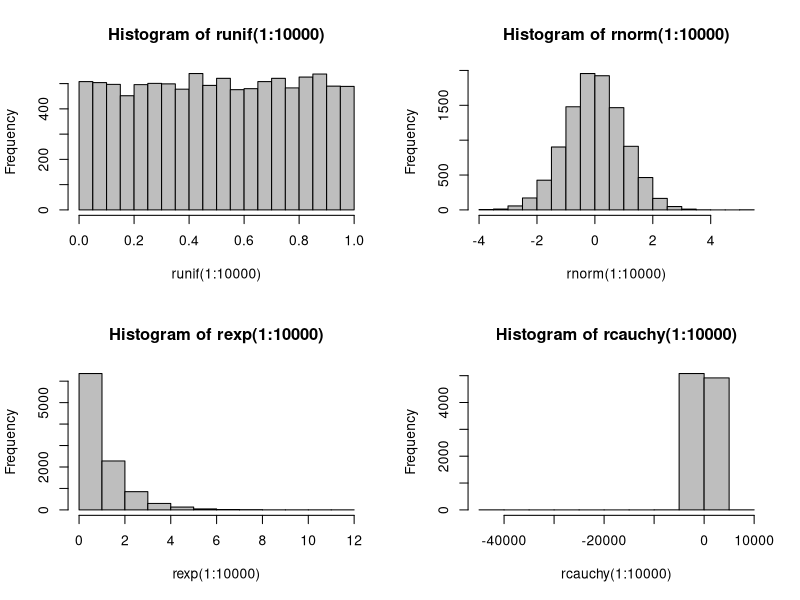

This figure's R source:
## ---- chunk 1
knitr::opts_chunk$set(echo = FALSE)
## ---- chunk 2

summary(runif(1:10000))
summary( rnorm(1:10000))
summary(rexp(1:10000))
summary(rcauchy(1:10000))

## ---- chunk 3
par(mfrow = c(2,2))
hist(runif(1:10000), col = "gray")
hist(rnorm(1:10000), col = "gray")
hist(rexp(1:10000), col = "gray")
hist(rcauchy(1:10000), col = "gray")

